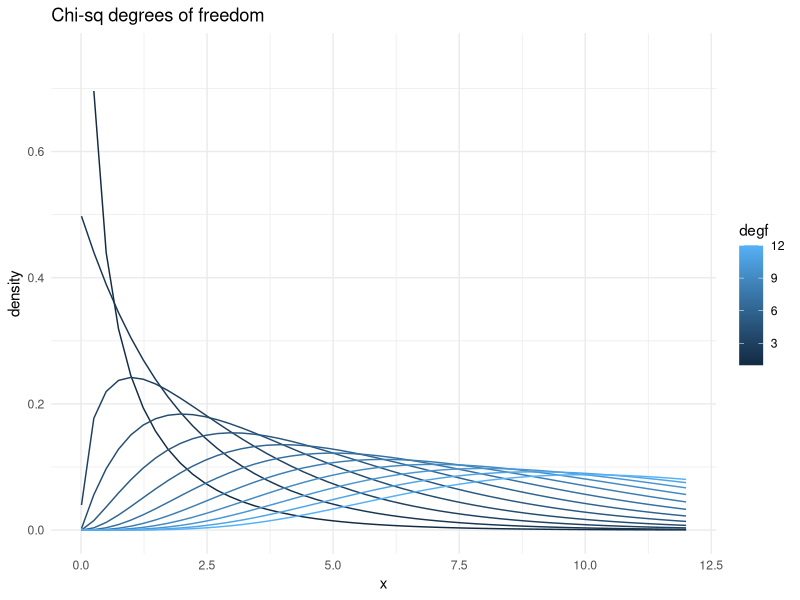

The R source for this figure:
## ---- chunk 1
library(ggplot2)

dataf <- data.frame(x=rep(seq(from=0.01, to=12, length.out=50), times=12), degf=rep(1:12, each=50)) 
  
dataf$density <- apply(dataf, 1, function(x) dchisq(x[1],x[2]))

p <- ggplot(dataf,aes(x=x,y=density, group=degf, color=degf)) +
  geom_line() +
  ylim(0,0.75) + theme_minimal() +
  labs(title = "Chi-sq degrees of freedom")
p
